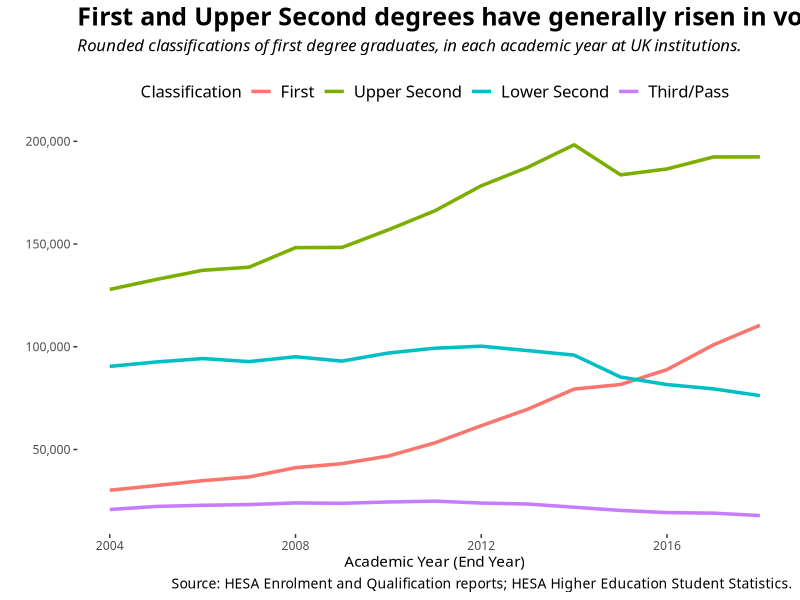
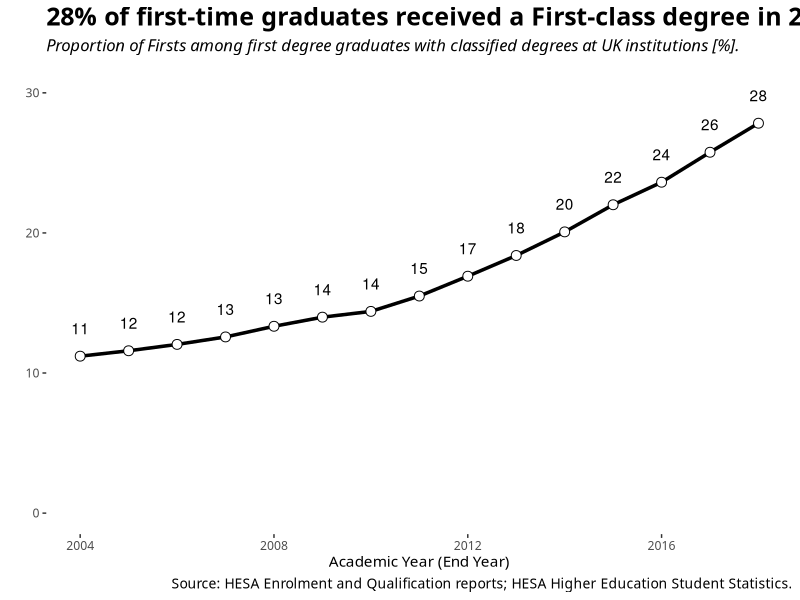
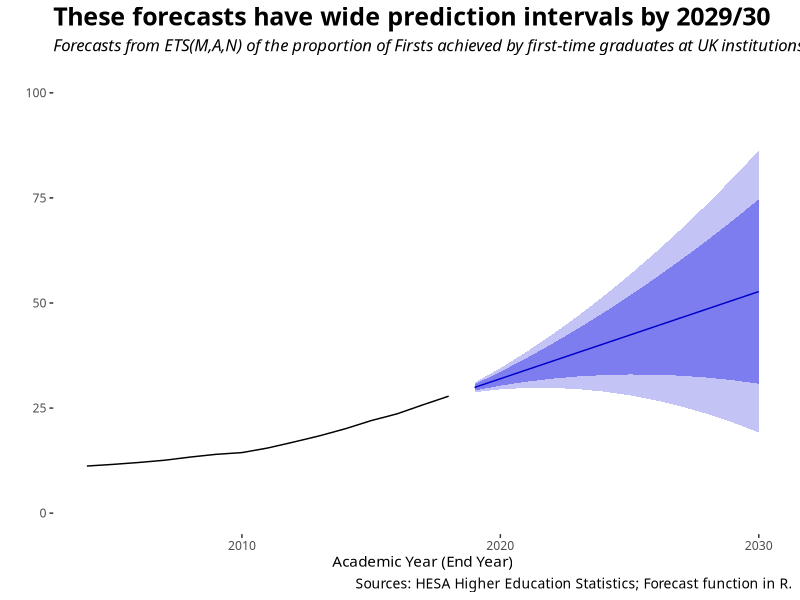

Generate these figures, in order, with R:
#Load packages
library(tidyverse)
library(readxl)
library(forecast)


#Set themes
theme_clean <- theme_bw(base_family="Calibri") + 
  theme(legend.position = "top",
        legend.title = element_text(size = 12),
        legend.text = element_text(size = 12),
        plot.title = element_text(size = 18, face = "bold"),
        plot.subtitle = element_text(size = 12, face = "italic", margin = margin(b=12)),
        plot.caption = element_text(size = 10),
        panel.grid.major = element_blank(),
        panel.grid.minor = element_blank(),
        panel.border = element_blank())
theme_set(theme_clean)

#Import and tidy the data
hesa_degree_df <- read_excel("HESA Class of Degree by First Degree Graduates - 2019-12-30.xlsx",
                             sheet = "DATA") %>%
  dplyr::rename(ThirdPass = "Third/Pass") %>%
  dplyr::mutate(Classified = First + Upper_Second + Lower_Second + ThirdPass,
                First_Share = (First / Classified)* 100)
hesa_class_df <- hesa_degree_df %>%
  select(1:5) %>%
  pivot_longer(cols = 2:5,
               names_to = "Class",
               values_to = "Count")
hesa_class_df$Class <- factor(hesa_class_df$Class,
                              levels = c("First", "Upper_Second", "Lower_Second", "ThirdPass"))

#Draw the graphs
hesa_class_gg <- ggplot(data = hesa_class_df,
                        aes(x = AcademicYear_EY,
                            y = Count,
                            group = Class)) +
  geom_line(size = 1.2,
            aes(color = Class)) +
  scale_color_discrete(name = "Classification",
                       labels = c("First", "Upper Second", "Lower Second", "Third/Pass")) +
  scale_y_continuous(labels = scales::comma) +
  labs(title = "First and Upper Second degrees have generally risen in volume",
       subtitle = "Rounded classifications of first degree graduates, in each academic year at UK institutions.",
       caption = "Source: HESA Enrolment and Qualification reports; HESA Higher Education Student Statistics.",
       x = "Academic Year (End Year)",
       y = "")
hesa_firstshare_gg <- ggplot(data = hesa_degree_df,
                             aes(x = AcademicYear_EY,
                                 y = First_Share)) +
  geom_line(size = 1.2) +
  geom_point(fill = "white", size = 3, shape = 21) +
  geom_text(aes(label = round(First_Share)), nudge_y = 2) +
  ylim(c(0,30)) +
  labs(title = "28% of first-time graduates received a First-class degree in 2017/18",
       subtitle = "Proportion of Firsts among first degree graduates with classified degrees at UK institutions [%].",
       caption = "Source: HESA Enrolment and Qualification reports; HESA Higher Education Student Statistics.",
       x = "Academic Year (End Year)",
       y = "")

#Forecasting
hesa_firstshare_df <- hesa_degree_df %>%
  select("AcademicYear_EY", "First_Share")
hesa_firstshare_ts <- ts(data = hesa_firstshare_df$First_Share,
                         start = 2004,
                         frequency = 1)
forecast(hesa_firstshare_ts, h = 12)
forecast(hesa_firstshare_ts, h = 12)$model
hesa_tspred_gg <- forecast(hesa_firstshare_ts, h = 12) %>%
  autoplot() +
  labs(title = "These forecasts have wide prediction intervals by 2029/30",
       subtitle = "Forecasts from ETS(M,A,N) of the proportion of Firsts achieved by first-time graduates at UK institutions [%]. (80% and 95% prediction intervals shown.)",
       caption = "Sources: HESA Higher Education Statistics; Forecast function in R.",
       x = "Academic Year (End Year)", y = "") +
  ylim(c(0,100))